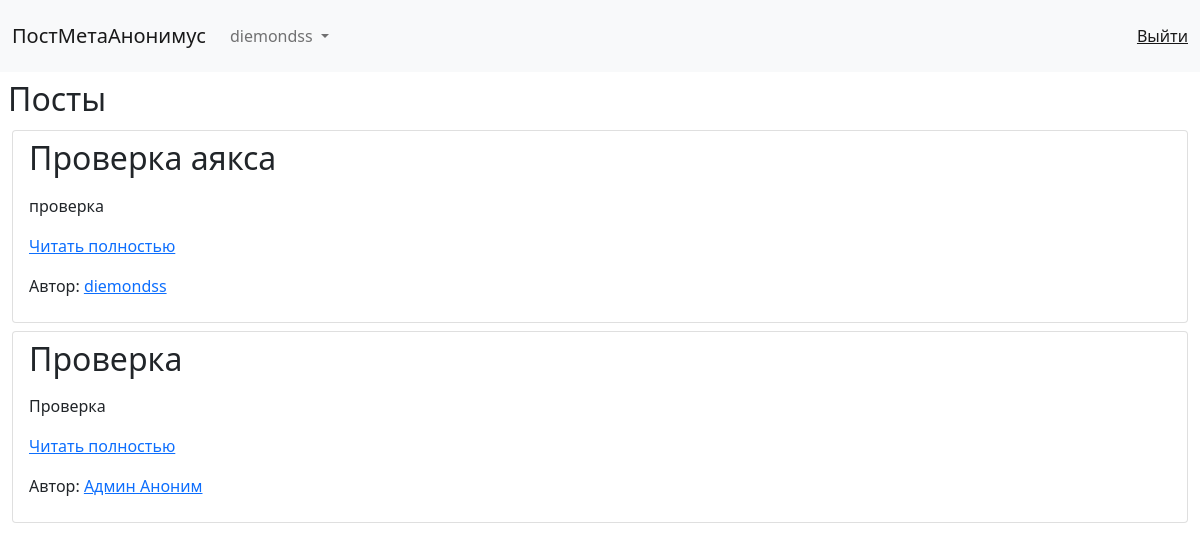
Screenshot of / (signed in) with the database file from the repository.
### network/models.py (models this page shows, shortened)
class Profile(models.Model):
    user = models.OneToOneField(User, on_delete=models.CASCADE, error_messages={'unique': 'Уже существует'})
    snusoman = models.ForeignKey('Snusoman', on_delete=models.PROTECT, verbose_name='Какой вы снюсоед?')
    rank = models.ForeignKey('Rank', on_delete=models.CASCADE, verbose_name='Ранг', blank=True, null=True)
    experience = models.IntegerField(default=0, verbose_name='Опыт')
    friends = models.ManyToManyField('Profile', blank=True)
    profile_pic = models.ImageField(blank=True, verbose_name='Аватар', upload_to='images/profile_pic/',
                                    validators=[validate_image])
    username = models.CharField(max_length=30, verbose_name='Логин', unique=True,
                                error_messages={'unique': 'Пользователь с таким логином уже сущесвует'})
    nickname = models.CharField(max_length=30, verbose_name='Позывной', unique=False,
                                validators=[validate_nickname])
    slug = models.SlugField(max_length=20, unique=True, db_index=True, verbose_name='URL',
                            error_messages={'unique': 'Пользователь с такой же ссылкой на профиль уже существует'})
    about = models.TextField(max_length=500, verbose_name='О себе', blank=True)
    password = models.CharField(max_length=32, verbose_name='Пароль')
    class Meta:
        verbose_name = 'Профиль'
        verbose_name_plural = 'Профили'

class Thread(models.Model):
    title = models.CharField(max_length=255, verbose_name='Заголовок')
    content = models.CharField(max_length=1000, verbose_name='Текст поста')
    slug = models.SlugField(max_length=255, unique=True, verbose_name='URL поста')
    time_create = models.DateTimeField(auto_now_add=True, verbose_name='Время создания')
    time_update = models.DateTimeField(auto_now=True, verbose_name='Время обновления')
    is_important = models.BooleanField(default=False, verbose_name='Закрепить?')
    author = models.ForeignKey('Profile', on_delete=models.CASCADE, verbose_name='Автор')
    likes = models.ManyToManyField(User, related_name='thread_likes')
    class Meta:
        verbose_name = 'Тред'
        verbose_name_plural = 'Треды'
        ordering = ['-time_create']

### network/views.py (the view)
# urls.py: path('', HomePage.as_view(), name='home'),
class HomePage(ListView):
    model = Thread
    template_name = 'PostMetaAnonymous/index.html'
    context_object_name = 'threads'
    def get_context_data(self, *, object_list=None, **kwargs):
        context = super().get_context_data(**kwargs)
        context['title'] = 'Главная страница'
        return context

### templates/PostMetaAnonymous/index.html (shortened to what this page needs)
{% extends 'PostMetaAnonymous/base.html' %}
{% block content %}
    {% if request.user.is_authenticated %}
            <div class="m-2">
                <h2>Посты</h2>
                {% for i in threads %}
                    <ul class="list-group">
                        <li class="list-group-item m-1">
                            <h2>{{ i.title }}</h2>
                            {% autoescape on %}
                            <p>{{ i.content|linebreaks|truncatewords:10 }}</p>
                            {% endautoescape %}
                            <p><a href="{% url 'thread' i.slug %}">Читать полностью</a></p>
                            <p>Автор: <a href="{% url 'profile' i.author.slug %}">{{ i.author.nickname }}</a></p>
                        </li>
                    </ul>
                {% endfor %}
            </div>
    {% else %}
        <a href="{% url 'login' %}">Войти</a>
        <a href="{% url 'register' %}">Зарегистрироваться</a>
    {% endif %}
{% endblock %}

### templates/PostMetaAnonymous/base.html (shortened to what this page needs)
<!DOCTYPE html>
<html lang="ru">
<head>
    <link href="https://cdn.jsdelivr.net/npm/bootstrap@5.0.0/dist/css/bootstrap.min.css" rel="stylesheet">
</head>
<body>
{% if request.user.is_authenticated %}
<nav class="navbar navbar-expand-lg navbar-light bg-light">
  <div class="container-fluid">
    <a class="navbar-brand" href="{% url 'home' %}">ПостМетаАнонимус</a>
    <div class="collapse navbar-collapse" id="navbarSupportedContent">
      <ul class="navbar-nav me-auto mb-2 mb-lg-0">
        <li class="nav-item dropdown navbar-text">
          <a class="nav-link dropdown-toggle" href="#" id="navbarDropdown" role="button" data-bs-toggle="dropdown" aria-expanded="false">
            {{ request.user.profile.nickname }}
          </a>
        </li>
      </ul>
      <span class="navbar-text"><a href="{% url 'logout' %}">Выйти</a></span>
    </div>
  </div>
</nav>
{% endif %}
{% block content %}
{% endblock %}
</body>
</html>

### rows the page displays
Thread: title "Проверка аякса", content "проверка", author.nickname "diemondss"
Thread: title "Проверка", content "Проверка", author.nickname "Админ Аноним"

### other values shown
{{ request.user.profile.nickname }} "diemondss"
